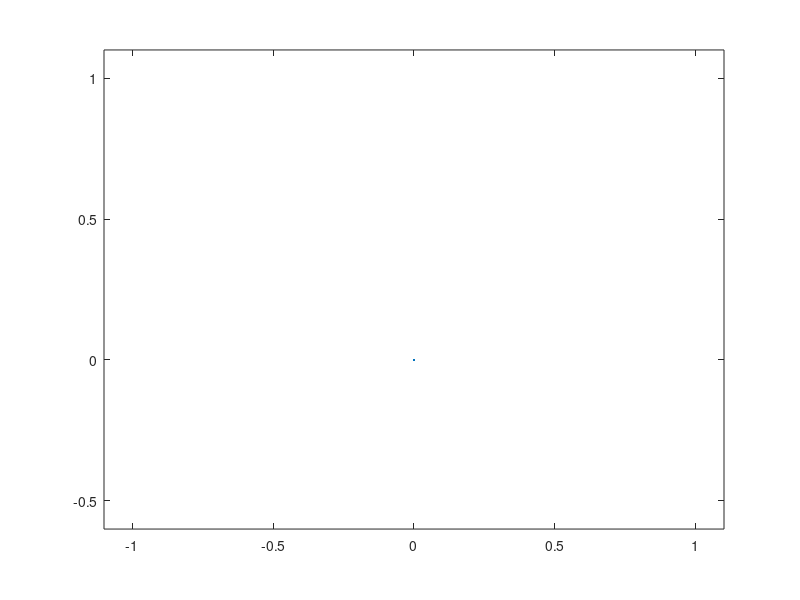

The MATLAB source for this figure: (Note: this script raises an error after producing the figure.)
clear all
close all
clc

%% Collect User Inputs:

ScaleType = menu('Linear or dB scale?', 'Linear', 'dB');
% ScaleType menu returns a 1 or 2 for Lin or dB.

% gather dB scale factor (10 or 20) for pressure or power etc...
if ScaleType == 2
    dBscaleFactorPrompt = menu('Choose dB scale Factor','10', '20');
    if dBscaleFactorPrompt == 1
        dBscaleFactor = 10;
    elseif dBscaleFactorPrompt == 2
        dBscaleFactor = 20;
    end
end
UseDefaultSettings = menu('Use default settings or specify?', 'Default', 'Specify');
% useDefaultSettings menu returns a 1 for default and 2 for specifying new
% settings..

if UseDefaultSettings == 1
    if ScaleType == 1 % Linear Scale Default Settings
        YMin = 0.5;
        ThetaStep = 30;  
        MaxTheta = 180;
        Labels = [1, 0.8, 0.6, 0.4, 0.2]; 
        OneSidedBWs = [60, 90, 120, 150, 180];
        YAxisLocation = 'origin';
    else    % dB Scale Default Settings
        dB_minimumValue = -40;
        dB_maximumValue = 0;
        YMin = 0.8;
        ThetaStep = 30;  
        MaxTheta = 180;       
        Labels_dB = [0, -10, -20, -30, -40];
        Labels = dB2LinScaling4Plots(Labels_dB);
        OneSidedBWs = [60, 90, 120, 150, 180];
        YAxisLocation = 'origin';
    end           
else                                                                        % User Specifies their own parameters
    if ScaleType == 1 % Linear Scale Settings Specified
        prompt = {'Enter YMin:', 'Enter ThetaStep:', 'Enter MaxTheta:',...
            'Enter Label Values in decreasing order, matlab array format:', ...
            'Enter One Sided BW corresponding to each Label Value, matlab array format:',...
            'Enter Radius Label location( left, origin, or right):'};
        dlgtitle = 'Specify Your Settings';
        dims = [2 60];
        defaultInput = {'0.5', '30', '180', '[1 0.8 0.6 0.4 0.2]', '[60 90 120 150 180]', 'origin'}; 
        answer = inputdlg(prompt, dlgtitle, dims, defaultInput);
        YMin = str2num(char(answer(1)));
        ThetaStep = str2num(char(answer(2)));
        MaxTheta = str2num(char(answer(3)));
        Labels = str2num(char(answer(4)));
        OneSidedBWs = str2num(char(answer(5)));
        YAxisLocation = char(answer(6));
        
    else                % dB Scale Settings Specified
        prompt = {'Enter YMin:', 'Enter ThetaStep:', 'Enter MaxTheta:',...
            'Enter Label Values in decreasing order, matlab array format:', ...
            'Enter One Sided BW corresponding to each Label Value, matlab array format:',...
            'Enter Radius Label location( left, origin, or right):',...
            'Enter dB Minimum Value:', 'Enter dB Maximum Value:'};
        dlgtitle = 'Specify Your Settings';
        dims = [2 60];
        defaultInput = {'0.8', '30', '180', '[0 -10 -20 -30 -40]', '[60 90 120 150 180]', 'origin', '-40', '0'}; 
        answer = inputdlg(prompt, dlgtitle, dims, defaultInput);
        YMin = str2num(char(answer(1)));
        ThetaStep = str2num(char(answer(2)));
        MaxTheta = str2num(char(answer(3)));
        Labels_dB = str2num(char(answer(4)));
        Labels = dB2LinScaling4Plots(Labels_dB);
        OneSidedBWs = str2num(char(answer(5)));     
        YAxisLocation = char(answer(6));
    end
    
end
ThetaSweep = -MaxTheta:ThetaStep:MaxTheta; % User Defineable

%% Start Setting up the Figure and Plot:

    figure;
    plot(0, 0);
    hold on;
    ylim([-(YMin+0.1),1.1])
    xlim([-1.1,1.1])
    pbaspect([2.2/(1.1+0.1+YMin) 1 1])
    ax = gca;
    ax.YAxisLocation = YAxisLocation;
    ax.YAxis.Color = 'k';
    ax.YAxis.FontWeight = 'bold';
    ax.YAxis.FontSize = 14;
    ax.Layer = 'top';
    ax.XAxis.Visible = 'off';
    ax.YAxis.Visible = 'off';
    ax.YTickMode = 'manual';
    if ScaleType == 1
        ax.YTick = [0 flip(Labels)];
        title('Linear Directivity');
    else
        ax.YTick = [flip(Labels)];
    title('dB Directivity');
    end

       %plot the fixed radius arches
    for k = 1:length(Labels)
        degreeRange = -OneSidedBWs(k):1:OneSidedBWs(k);
        [xRange, yRange] = pol2cart(deg2rad(90+degreeRange), Labels(k));
        plot(xRange, yRange, 'Color','#848482');
        if ScaleType == 2
            if strcmp('origin',ax.YAxisLocation)
                dB_labelsText = text(0.01, 0.005 + dB2LinScaling4Plots(Labels_dB(k)), 0.1, num2str(Labels_dB(k)));
            end                
            if strcmp('right',ax.YAxisLocation)
                dB_labelsText = text(1, 0.002 + dB2LinScaling4Plots(Labels_dB(k)), 0.1, num2str(Labels_dB(k)));    
            end
            if strcmp('left',ax.YAxisLocation)
                dB_labelsText = text(-1.1, 0.002 + dB2LinScaling4Plots(Labels_dB(k)), 0.1, num2str(Labels_dB(k)));    
            end
            dB_labelsText.Color = 'k';
            dB_labelsText.FontSize = 16;
            dB_labelsText.FontWeight = 'bold';
        else 
            if strcmp('origin',ax.YAxisLocation)
                labelsText = text(0.01, 0.005 + (Labels(k)), 0.1, num2str(Labels(k)));
            end                
            if strcmp('right',ax.YAxisLocation)
                labelsText = text(1, 0.002 + (Labels(k)), 0.1, num2str(Labels(k)));    
            end
            if strcmp('left',ax.YAxisLocation)
                labelsText = text(-1.1, 0.002 + (Labels(k)), 0.1, num2str(Labels(k)));    
            end
            labelsText.Color = 'k';
            labelsText.FontSize = 16;
            labelsText.FontWeight = 'bold';
        end

        for thetaSweep = ThetaSweep
            if length(degreeRange(degreeRange==thetaSweep)) % detect if the current thetaSweep value falls within the degreeRange of the current k index.

                % remove current thetaSweep from ThetaSweep so it doesn't
                % get repeated later!
                idx = ismember(ThetaSweep, [thetaSweep]);
                ThetaSweep(idx) = [];

                % plot the theta line:
                radiusRange = linspace(0, Labels(k), 100);
                [xRange2, yRange2] = pol2cart(deg2rad(90+thetaSweep), radiusRange);
                plot(xRange2, yRange2, 'Color', '#848482');
                txt = num2str(thetaSweep)+"°";
                if thetaSweep == -180

                elseif thetaSweep == 180
                    t = text(xRange2(end)-0.03, yRange2(end)-0.02, txt);                
                elseif thetaSweep == 0
                    t = text(xRange2(end)-0.01, yRange2(end)+0.03, txt);                    
                elseif thetaSweep < 0                   
                    t = text(xRange2(end)+0.02, yRange2(end)+0.01, txt);                    
                else                  
                    t = text(xRange2(end)-0.065, yRange2(end)+0.01, txt);                    
                end
                t.Color = 'k';
                t.FontSize = 11;
                t.FontWeight = 'bold';
            end
        end


    end

        %plot the standard theta lines (@ PlotRadius.ThetaStep increments)
    %     for k = 1:length(PlotRadius.Labels)
    %        radiusRange =  linspace(0,PlotRadius.Labels(k), 100);
    %        
    %     end

%%  Add actual data to plot:
    % I wrote this code to follow example shown in 
    % 
    % <<img2.jpg>>
    % 
    sweepStep_deg = 0.25;
    theta_deg = -MaxTheta : sweepStep_deg : MaxTheta-sweepStep_deg;
    theta_deg_neg90_to_90 = -90:sweepStep_deg:90;
    %directivityExample = abs(cos(deg2rad(theta_deg)).^15);
    %[xDir, yDir] = pol2cart(deg2rad(90+theta_deg), directivityExample);
    %p1 = plot(xDir, yDir, 'DisplayName', 'cos(theta)^n', 'LineWidth', 2);

    %legend([p1], {'cos(theta)^n'})    
    plots = [];
    %functionStrings = {};
    sumTot = [];
    lenTot = [];
    for k = 1:6
        if k == 5
            d = abs(((1+cos(deg2rad(theta_deg)))/2));
            fs = "$\frac{1+cos(\theta)}{2}$";
        else
            d = abs(cos(deg2rad(theta_deg)).^k);
            fs = "$cos(\theta)^" + num2str(k)+"$";
        end
        symmetryTest = [];
        offsetVal = 180/sweepStep_deg;
        for m = 1:offsetVal
            symmetryTest = [symmetryTest abs(d(m)-d(m+offsetVal))<0.000000000000001];
        end
        sumTot = [sumTot sum(symmetryTest)];
        lenTot = [lenTot length(symmetryTest)];
        %fprintf(
        if sum(symmetryTest) == length(symmetryTest)
            %only plot -90 to 90 deg..
            d = abs(cos(deg2rad(theta_deg_neg90_to_90)).^k);
            if ScaleType == 2
                d_dB = dBscaleFactor.*log10(d);
                d_dB(d_dB < dB_minimumValue) = dB_minimumValue;
                d_dB(d_dB > dB_maximumValue) = dB_maximumValue;
                d_LinRepresentation = dB2LinScaling4Plots(d_dB);
                [xDir, yDir] = pol2cart(deg2rad(90+theta_deg_neg90_to_90), d_LinRepresentation);
            else
                [xDir, yDir] = pol2cart(deg2rad(90+theta_deg_neg90_to_90), d);
            end
            
        else
            if ScaleType == 2
                d_dB = dBscaleFactor.*log10(d);
                d_dB(d_dB < dB_minimumValue) = dB_minimumValue;
                d_dB(d_dB > dB_maximumValue) = dB_maximumValue;
                d_LinRepresentation = dB2LinScaling4Plots(d_dB);
                [xDir, yDir] = pol2cart(deg2rad(90+theta_deg), d_LinRepresentation);
            else
                [xDir, yDir] = pol2cart(deg2rad(90+theta_deg), d);
            end
        end
        plt = plot(xDir, yDir, 'LineWidth', 2, 'DisplayName', fs);
        plots = [plots plt];
        %functionStrings = {functionStrings fs};
    end

    legend(plots, 'Interpreter', 'latex', 'FontSize', 16) 
